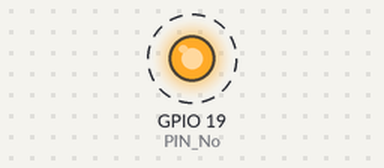
The program below on a simulated ESP32. Shown: output pins drawn as LEDs (lit = HIGH). Dashed ring = blinking. What the program prints to the serial monitor is not drawn.

Above: at 0.5 s.
Timing chart, 0 to 4.6 s (numbered marks = the images above):
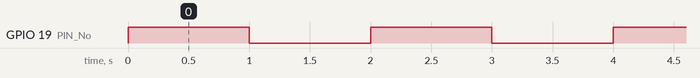

The program:

main.cpp
```cpp
#include <Arduino.h>

const int PIN_No = 19;

void setup() {
  Serial.begin(115200);       // シリアルモニタ初期化
  pinMode(PIN_No, OUTPUT);    // ピン19を出力に設定
  Serial.println("Setup complete");
}

void loop() {
  Serial.println("LED ON");
  digitalWrite(PIN_No, HIGH);
  delay(1000);

  Serial.println("LED OFF");
  digitalWrite(PIN_No, LOW);
  delay(1000);
}
```

Measured:
- by itself, GPIO 19 (PIN_No): alternates HIGH for 1.0 s and LOW for 1.0 s
